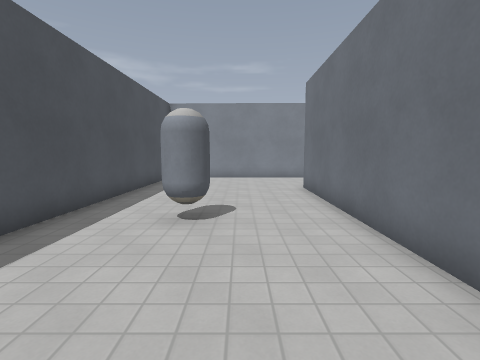
[1] (above)

16 first-person views from a walk through a Godot game level. The camera is 1.4 m above the floor, tilts 6° down and sees 85° across. The floor is counted in squares, 1 m on a side. Each view is taken from the middle of a square. On the plan, view 1 faces up. The plan holds only what a view shows up to about 13 squares ahead; the rest is blank. Surface patterns are stand-ins for the level's own textures.

[2]
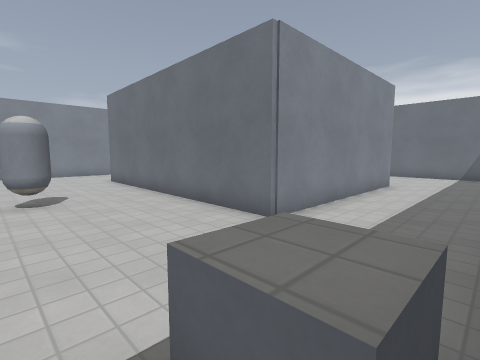

[3]
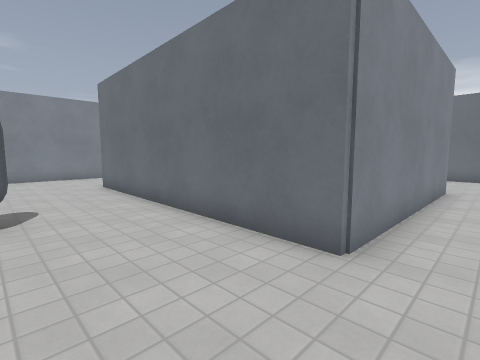

[4]
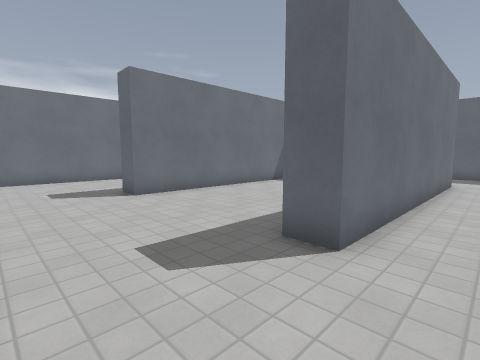

[5]
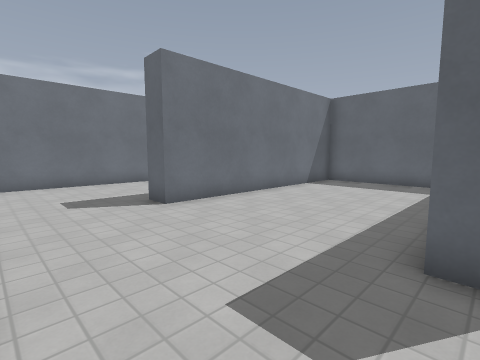

[6]
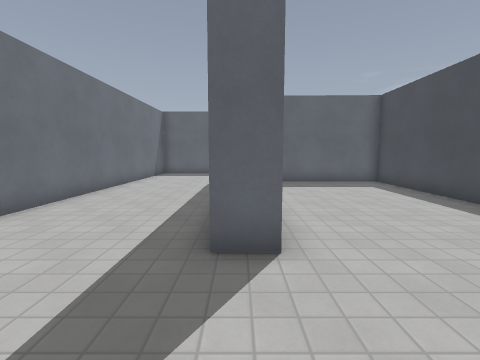

[7]
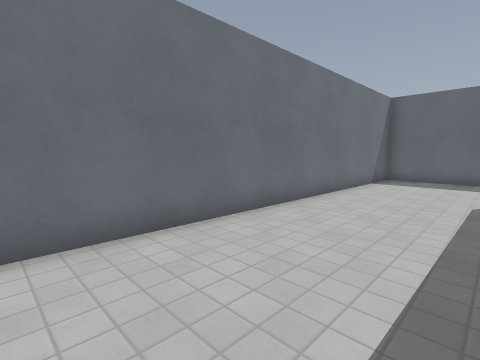

[8]
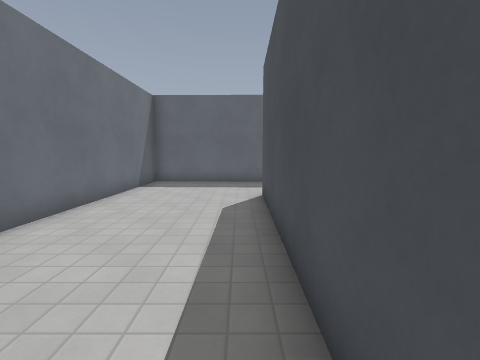

[9]
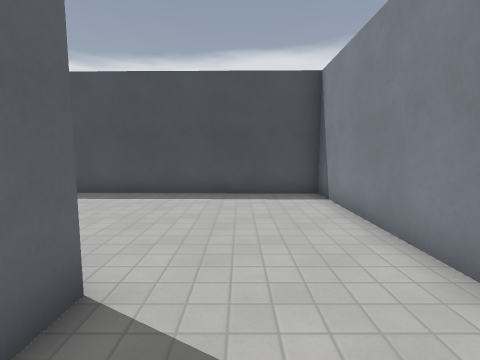

[10]
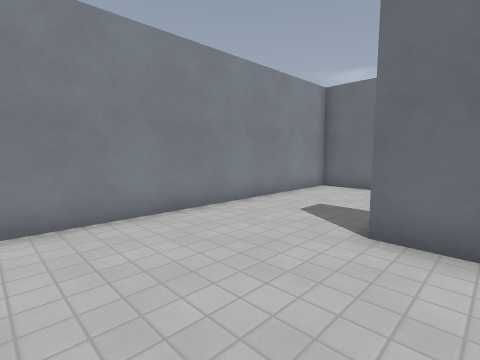

[11]
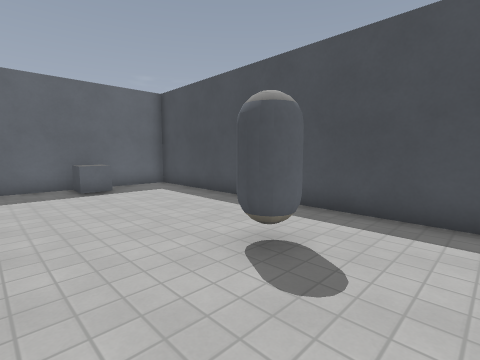

[12]
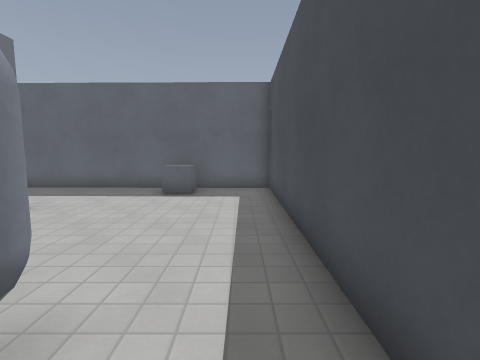

[13]
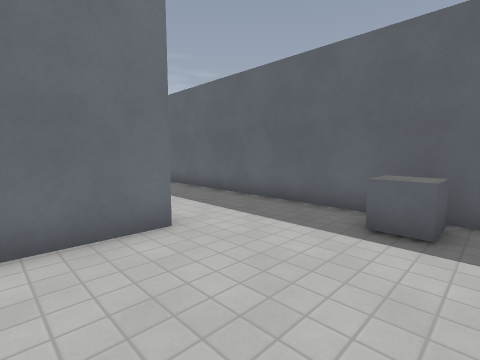

[14]
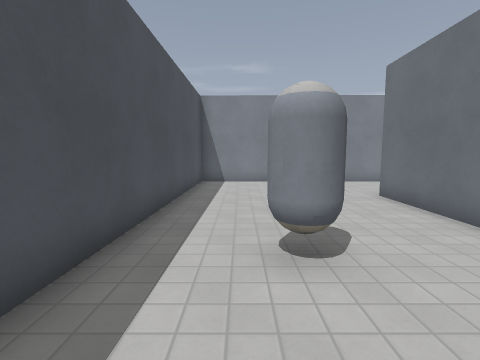

[15]
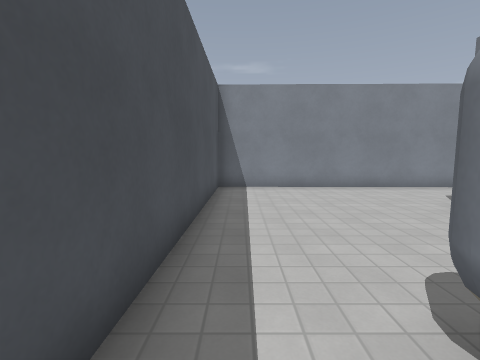

[16]
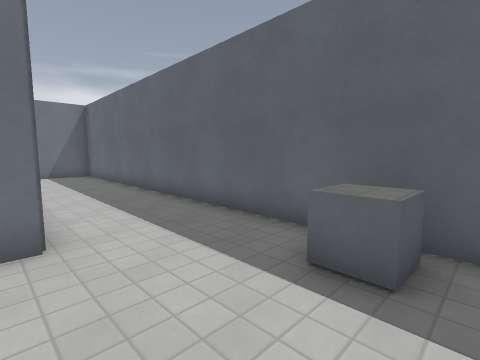

### Floor plan
Points are (right, up) in squares from view 1. A wall is a line through its corners. A room is listed if a view was taken in it or the views show most of it. See-through windows are left out.
Room 1 (views 1, 2, 3, 4, 5, 6, 7, 8, 9, 10, 11, 12, 13, 14, 15, 16)
walls: (3.5, 7.1) (3.4, 1.4) (8.8, 1.3); (10.4, 8.5) (10.3, 0.6); (9.3, 1.7) (9.4, 10.4) (10.5, 10.3); (10.2, 0.3) (2.4, 0.4) (2.6, 10.5) (3.6, 10.4); (15.4, 14.4) (-3.9, 14.7) (-4.2, -3.3) (15.1, -3.6) (15.4, 14.4)
low walls: (-1.4, -2.8) (-1.3, -1.8) (-0.4, -1.8) (-0.4, -2.8)

Positions as (right, up) in squares from view 1, and headings:
1: (0, 0), facing up
2: (-2, -3), facing up-right
3: (-1, -1), facing up-right
4: (1, 14), facing down-right
5: (3, 14), facing down-right
6: (10, 14), facing down
7: (11, 11), facing down-right
8: (11, 9), facing down
9: (5, 12), facing left
10: (5, 9), facing up-right
11: (2, 8), facing down-left
12: (-3, 7), facing down
13: (-2, 3), facing down-right
14: (-2, 2), facing up
15: (-3, 4), facing up
16: (-2, 1), facing down-right
